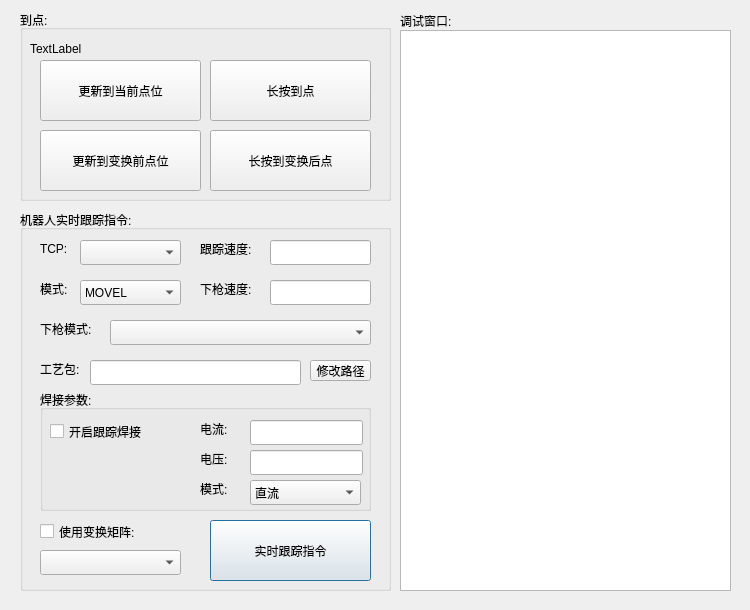
<?xml version="1.0" encoding="UTF-8"?>
<ui version="4.0">
 <class>keytracerealtimeDlg</class>
 <widget class="QDialog" name="keytracerealtimeDlg">
  <property name="geometry">
   <rect>
    <x>0</x>
    <y>0</y>
    <width>750</width>
    <height>610</height>
   </rect>
  </property>
  <property name="windowTitle">
   <string>Dialog</string>
  </property>
  <widget class="QLabel" name="label_3">
   <property name="geometry">
    <rect>
     <x>20</x>
     <y>150</y>
     <width>67</width>
     <height>17</height>
    </rect>
   </property>
   <property name="text">
    <string/>
   </property>
  </widget>
  <widget class="QTextBrowser" name="record">
   <property name="geometry">
    <rect>
     <x>400</x>
     <y>30</y>
     <width>331</width>
     <height>561</height>
    </rect>
   </property>
  </widget>
  <widget class="QGroupBox" name="groupBox">
   <property name="geometry">
    <rect>
     <x>20</x>
     <y>210</y>
     <width>371</width>
     <height>381</height>
    </rect>
   </property>
   <property name="title">
    <string>机器人实时跟踪指令:</string>
   </property>
   <widget class="QPushButton" name="tracerealtimeaddBtn">
    <property name="geometry">
     <rect>
      <x>190</x>
      <y>310</y>
      <width>161</width>
      <height>61</height>
     </rect>
    </property>
    <property name="text">
     <string>实时跟踪指令</string>
    </property>
   </widget>
   <widget class="QLabel" name="label_2">
    <property name="geometry">
     <rect>
      <x>20</x>
      <y>30</y>
      <width>31</width>
      <height>17</height>
     </rect>
    </property>
    <property name="text">
     <string>TCP:</string>
    </property>
   </widget>
   <widget class="QComboBox" name="tracerealtimetcpcombo">
    <property name="geometry">
     <rect>
      <x>60</x>
      <y>30</y>
      <width>101</width>
      <height>25</height>
     </rect>
    </property>
   </widget>
   <widget class="QLabel" name="label_14">
    <property name="geometry">
     <rect>
      <x>180</x>
      <y>30</y>
      <width>71</width>
      <height>17</height>
     </rect>
    </property>
    <property name="text">
     <string>跟踪速度:</string>
    </property>
   </widget>
   <widget class="QLineEdit" name="tracerealtimemovespeed">
    <property name="geometry">
     <rect>
      <x>250</x>
      <y>30</y>
      <width>101</width>
      <height>25</height>
     </rect>
    </property>
    <property name="text">
     <string/>
    </property>
   </widget>
   <widget class="QLabel" name="label_16">
    <property name="geometry">
     <rect>
      <x>20</x>
      <y>70</y>
      <width>41</width>
      <height>17</height>
     </rect>
    </property>
    <property name="text">
     <string>模式:</string>
    </property>
   </widget>
   <widget class="QComboBox" name="tracerealtimemovemodecombo">
    <property name="geometry">
     <rect>
      <x>60</x>
      <y>70</y>
      <width>101</width>
      <height>25</height>
     </rect>
    </property>
    <item>
     <property name="text">
      <string>MOVEL</string>
     </property>
    </item>
    <item>
     <property name="text">
      <string>MOVEJ</string>
     </property>
    </item>
    <item>
     <property name="text">
      <string>MOVEC</string>
     </property>
    </item>
   </widget>
   <widget class="QComboBox" name="tracerealtimechangecombo">
    <property name="geometry">
     <rect>
      <x>20</x>
      <y>340</y>
      <width>141</width>
      <height>25</height>
     </rect>
    </property>
   </widget>
   <widget class="QCheckBox" name="tracerealtimechangecheckBox">
    <property name="geometry">
     <rect>
      <x>20</x>
      <y>310</y>
      <width>131</width>
      <height>23</height>
     </rect>
    </property>
    <property name="text">
     <string>使用变换矩阵:</string>
    </property>
   </widget>
   <widget class="QLineEdit" name="tracerealtimemovedownspeed">
    <property name="geometry">
     <rect>
      <x>250</x>
      <y>70</y>
      <width>101</width>
      <height>25</height>
     </rect>
    </property>
    <property name="text">
     <string/>
    </property>
   </widget>
   <widget class="QLabel" name="label_15">
    <property name="geometry">
     <rect>
      <x>180</x>
      <y>70</y>
      <width>71</width>
      <height>17</height>
     </rect>
    </property>
    <property name="text">
     <string>下枪速度:</string>
    </property>
   </widget>
   <widget class="QGroupBox" name="groupBox_3">
    <property name="geometry">
     <rect>
      <x>20</x>
      <y>180</y>
      <width>331</width>
      <height>121</height>
     </rect>
    </property>
    <property name="title">
     <string>焊接参数:</string>
    </property>
    <widget class="QLabel" name="label_10">
     <property name="geometry">
      <rect>
       <x>160</x>
       <y>60</y>
       <width>41</width>
       <height>17</height>
      </rect>
     </property>
     <property name="text">
      <string>电压:</string>
     </property>
    </widget>
    <widget class="QLabel" name="label_9">
     <property name="geometry">
      <rect>
       <x>160</x>
       <y>90</y>
       <width>41</width>
       <height>17</height>
      </rect>
     </property>
     <property name="text">
      <string>模式:</string>
     </property>
    </widget>
    <widget class="QLineEdit" name="weldercurrent_v">
     <property name="geometry">
      <rect>
       <x>210</x>
       <y>60</y>
       <width>113</width>
       <height>25</height>
      </rect>
     </property>
    </widget>
    <widget class="QLineEdit" name="weldercurrent">
     <property name="geometry">
      <rect>
       <x>210</x>
       <y>30</y>
       <width>113</width>
       <height>25</height>
      </rect>
     </property>
    </widget>
    <widget class="QComboBox" name="weldermodelcombo">
     <property name="geometry">
      <rect>
       <x>210</x>
       <y>90</y>
       <width>111</width>
       <height>25</height>
      </rect>
     </property>
     <item>
      <property name="text">
       <string>直流</string>
      </property>
     </item>
     <item>
      <property name="text">
       <string>交流</string>
      </property>
     </item>
    </widget>
    <widget class="QLabel" name="label_8">
     <property name="geometry">
      <rect>
       <x>160</x>
       <y>30</y>
       <width>41</width>
       <height>17</height>
      </rect>
     </property>
     <property name="text">
      <string>电流:</string>
     </property>
    </widget>
    <widget class="QCheckBox" name="tracerealtimeweldcheckBox">
     <property name="geometry">
      <rect>
       <x>10</x>
       <y>30</y>
       <width>111</width>
       <height>23</height>
      </rect>
     </property>
     <property name="text">
      <string>开启跟踪焊接</string>
     </property>
    </widget>
   </widget>
   <widget class="QPushButton" name="tracerealtimefilepathBtn">
    <property name="geometry">
     <rect>
      <x>290</x>
      <y>150</y>
      <width>61</width>
      <height>21</height>
     </rect>
    </property>
    <property name="text">
     <string>修改路径</string>
    </property>
   </widget>
   <widget class="QLabel" name="label_18">
    <property name="geometry">
     <rect>
      <x>20</x>
      <y>150</y>
      <width>51</width>
      <height>17</height>
     </rect>
    </property>
    <property name="text">
     <string>工艺包:</string>
    </property>
   </widget>
   <widget class="QLineEdit" name="tracerealtimefilepath">
    <property name="geometry">
     <rect>
      <x>70</x>
      <y>150</y>
      <width>211</width>
      <height>25</height>
     </rect>
    </property>
   </widget>
   <widget class="QLabel" name="label_17">
    <property name="geometry">
     <rect>
      <x>20</x>
      <y>110</y>
      <width>71</width>
      <height>17</height>
     </rect>
    </property>
    <property name="text">
     <string>下枪模式:</string>
    </property>
   </widget>
   <widget class="QComboBox" name="tracerealtimemodecombo">
    <property name="geometry">
     <rect>
      <x>90</x>
      <y>110</y>
      <width>261</width>
      <height>25</height>
     </rect>
    </property>
   </widget>
  </widget>
  <widget class="QGroupBox" name="groupBox_2">
   <property name="geometry">
    <rect>
     <x>20</x>
     <y>10</y>
     <width>371</width>
     <height>191</height>
    </rect>
   </property>
   <property name="title">
    <string>到点:</string>
   </property>
   <widget class="QLabel" name="arrive_pos">
    <property name="geometry">
     <rect>
      <x>10</x>
      <y>30</y>
      <width>351</width>
      <height>17</height>
     </rect>
    </property>
    <property name="text">
     <string>TextLabel</string>
    </property>
   </widget>
   <widget class="QPushButton" name="arriveBtn">
    <property name="geometry">
     <rect>
      <x>190</x>
      <y>50</y>
      <width>161</width>
      <height>61</height>
     </rect>
    </property>
    <property name="text">
     <string>长按到点</string>
    </property>
   </widget>
   <widget class="QPushButton" name="updata_posBtn">
    <property name="geometry">
     <rect>
      <x>20</x>
      <y>50</y>
      <width>161</width>
      <height>61</height>
     </rect>
    </property>
    <property name="text">
     <string>更新到当前点位</string>
    </property>
   </widget>
   <widget class="QPushButton" name="updata_posBtn_2">
    <property name="geometry">
     <rect>
      <x>20</x>
      <y>120</y>
      <width>161</width>
      <height>61</height>
     </rect>
    </property>
    <property name="text">
     <string>更新到变换前点位</string>
    </property>
   </widget>
   <widget class="QPushButton" name="arriveBtn_2">
    <property name="geometry">
     <rect>
      <x>190</x>
      <y>120</y>
      <width>161</width>
      <height>61</height>
     </rect>
    </property>
    <property name="text">
     <string>长按到变换后点</string>
    </property>
   </widget>
  </widget>
  <widget class="QLabel" name="label">
   <property name="geometry">
    <rect>
     <x>400</x>
     <y>12</y>
     <width>67</width>
     <height>17</height>
    </rect>
   </property>
   <property name="text">
    <string>调试窗口:</string>
   </property>
  </widget>
 </widget>
 <resources/>
 <connections/>
</ui>
